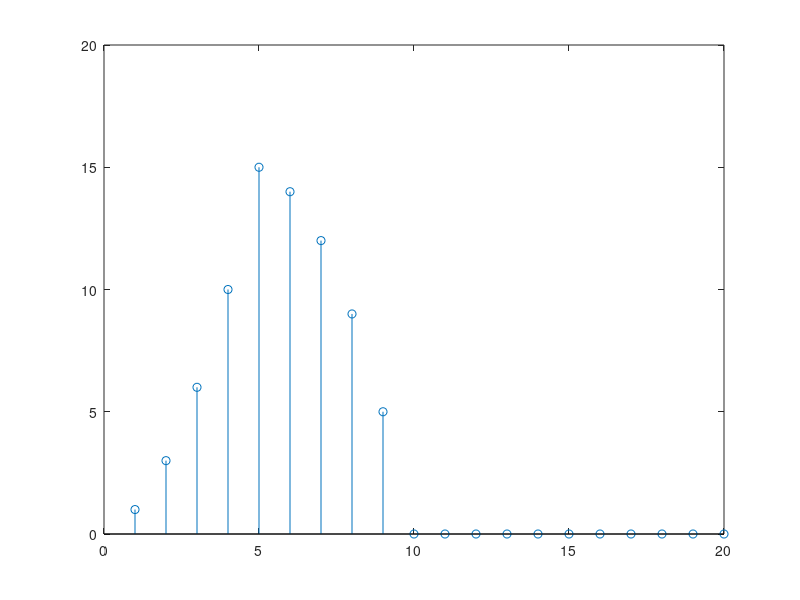

The MATLAB source for this figure:
clc; % clears the command window
clear all; % clear all variables
close all; % all the existing figure windows will be closed


n = 0:15;
u = [(n)>=0];
u5 = [(n-5)>=0];
x = u - u5;
y = [1 2 3 4 5];
c = conv(x,y);
stem(c);

